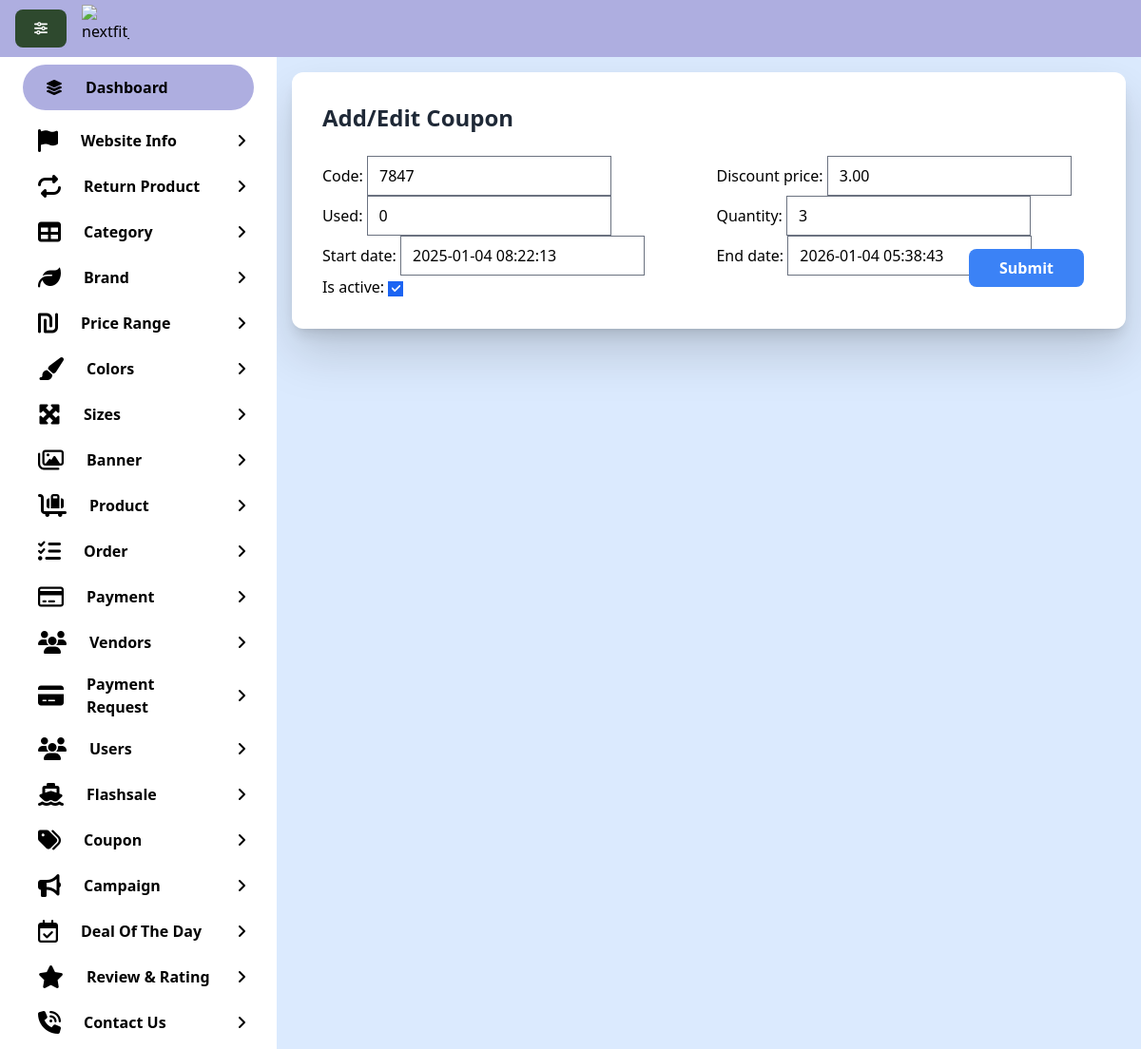
Page /coupon-edit/5 on the committed database.
### store/models.py (models this page shows, shortened)
class Coupon(models.Model):
    code = models.CharField(max_length=30, unique=True)
    discount_price = models.DecimalField(max_digits=10, decimal_places=2,)
    used = models.IntegerField(default=0)
    quantity = models.IntegerField(default=0)
    start_date = models.DateTimeField(default=timezone.now)
    end_date = models.DateTimeField()
    is_active = models.BooleanField(default=False)

### dashboard/views.py (the view)
# urls.py: path('coupon-edit/<int:id>', coupon_edit, name='coupon_edit'),
def coupon_edit(request, id):
    obj = Coupon.objects.get(id=id)
    if request.method == 'POST':
        form = CouponForm(request.POST, request.FILES, instance=obj)
        if form.is_valid():
            form.save()
            return redirect('coupon_list')
    else:
        form = CouponForm(instance=obj)
    return render(request, 'dashboard/full-form.html', {'form':form})

### dashboard/forms.py
class CouponForm(forms.ModelForm):
    class Meta:
        model = Coupon
        fields = '__all__'

### store/context_processors.py (called while the page is built)
def dynamic_data(request):
    con_categories = ProductCategory.objects.filter(parent=None, is_verify=True)
    con_cart = request.session.get('cart', {})
    con_coupon = request.session.get('coupon', {})
    count_cart = len(con_cart)
    con_wishlist = request.session.get('wishlist', {})
    count_wishlist = len(con_wishlist)
    con_total = calculate_cart_total(request)
    return {
        'con_categories':con_categories,
        'con_cart':con_cart,
        'con_coupon':con_coupon,
        'count_cart':count_cart,
        'con_wishlist':con_wishlist,
        'con_total':con_total,
        'count_wishlist':count_wishlist,
    }

### store/views.py (called while the page is built)
def calculate_cart_total(request):
    cart = request.session.get('cart', {})
    total_price = 0
    for item in cart.values():
        total_price += item['price'] * item['quantity']
    return total_price

### dashboard/templates/dashboard/full-form.html (shortened to what this page needs)
{% extends 'dashboard/base.html' %}
{% load static %}
{% load tailwind_filters %}
{% block content %}
    <div class=" font-sans drop-shadow-2xl">
        <div class="m-4 bg-white p-8 rounded-xl shadow-lg">
            <h2 class="text-2xl font-semibold  text-gray-800 mb-6">Add/Edit Coupon</h2>
            <form action="" method="post" enctype="multipart/form-data">
                <div class="grid grid-cols-1 gap-x-4 md:grid-cols-2 xl:grid-cols-2">
                    {{ form|crispy }}
                </div>
                <div class="relative">
                    <input type="submit" class="absolute right-3 bottom-3 font-semibold bg-blue-500  text-white px-8 py-2 rounded-lg cursor-pointer" value="Submit">
                </div>
            </form>
        </div>
    </div>
{% endblock content %}

### rows in the picture
Coupon: code "7847", discount_price "3.00", used "0", quantity "3", start_date "2025-01-04 08:22:13", end_date "2026-01-04 05:38:43", is_active "☑"
